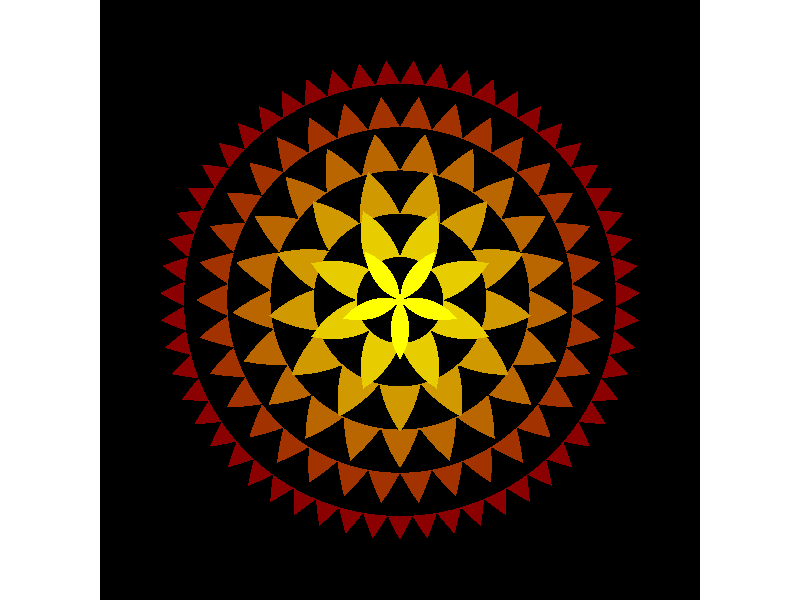

The R source for this figure:
library(tidyverse)

petal_rows <- 6

generate_num_petals <- function(n) {
  stopifnot("petal_rows must be 3 or more" = n>=3)
  x = numeric(n)
  x[1:2] = c(5,8)
  for(i in 3:n) x[i] = x[i-1] + x[i-2]
  return(x)
}

num_petals <- generate_num_petals(petal_rows)

petal_sizes <- seq(0.25, 1.0 , length.out = length(num_petals))
petal_offsets <- seq(0.1, 0.25, length.out = length(num_petals))

doubler <- function(z) z*2L

create_tibble <- function(a, b, c) {
  tibble(x = seq(0,100,length.out=doubler(a)+1),
         y = c(rep(c(b-c,b),a),b-c),
         group = glue::glue("Group{100-a}"))
}

flower1 <- pmap_dfr(list(rev(num_petals), rev(petal_sizes), petal_offsets), create_tibble)

ggplot(data = flower1, mapping = aes(x=x,y=y, group = group, fill = group
                                     #, alpha=group
                                     )) +
  geom_path(color="black", linewidth=2)+
  geom_polygon() +
  scale_fill_manual(values = colorRampPalette(c("red4","yellow"))(length(num_petals)))+
  #scale_alpha_discrete(seq(1,0.6, length.out = 16)) +
  scale_y_continuous(limits = c(0,1))+
  coord_polar() +
  theme_void() +
  theme(legend.position = "none", 
        panel.background = element_rect(fill = "black"),
        plot.background = element_rect(fill = "black"),
        ) +
  NULL



